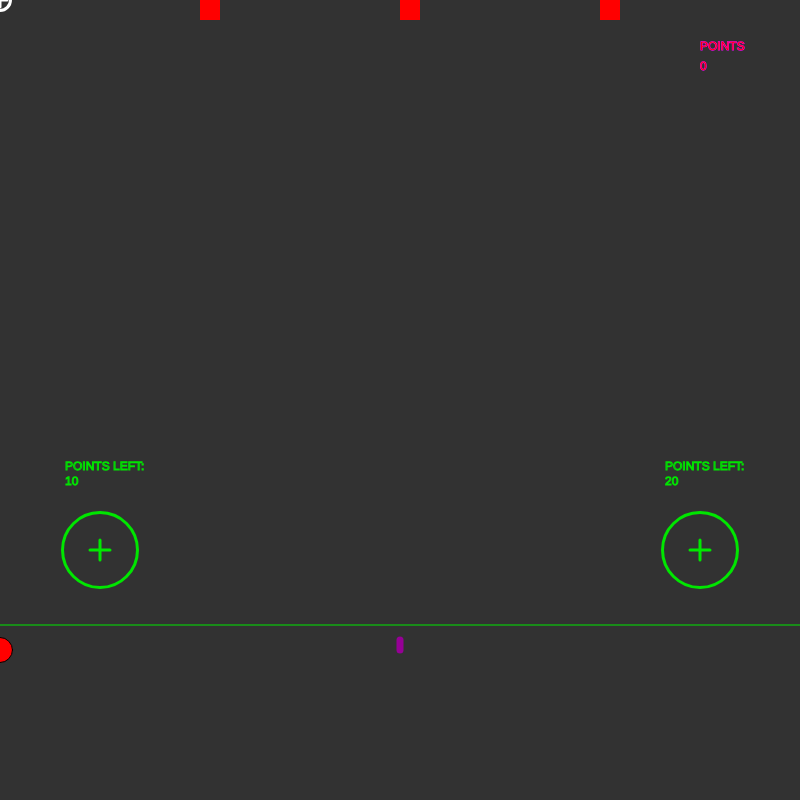
Frame 1 (no input)
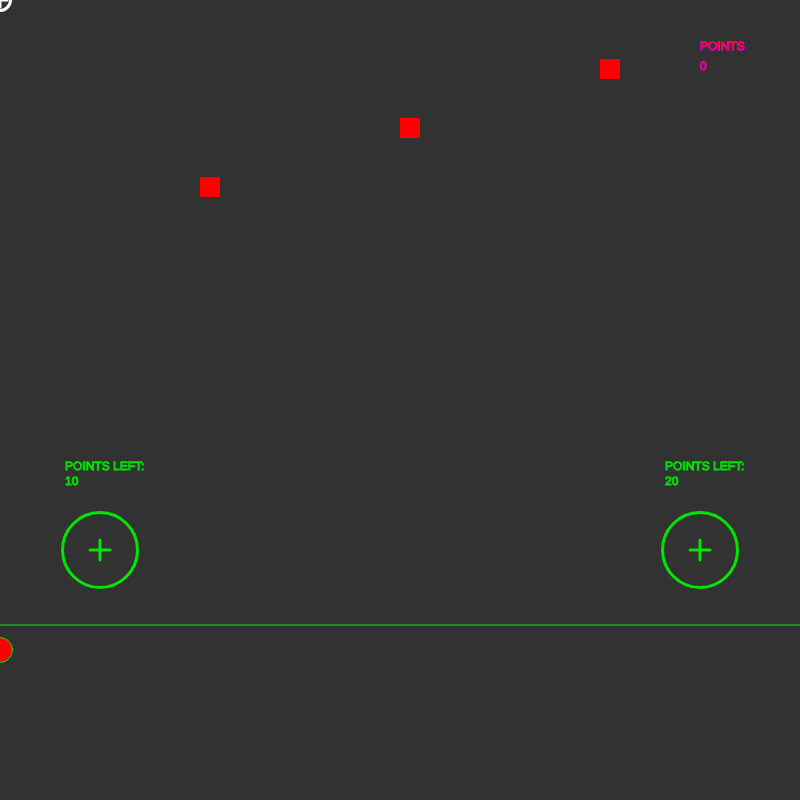
Frame 60 (no input)
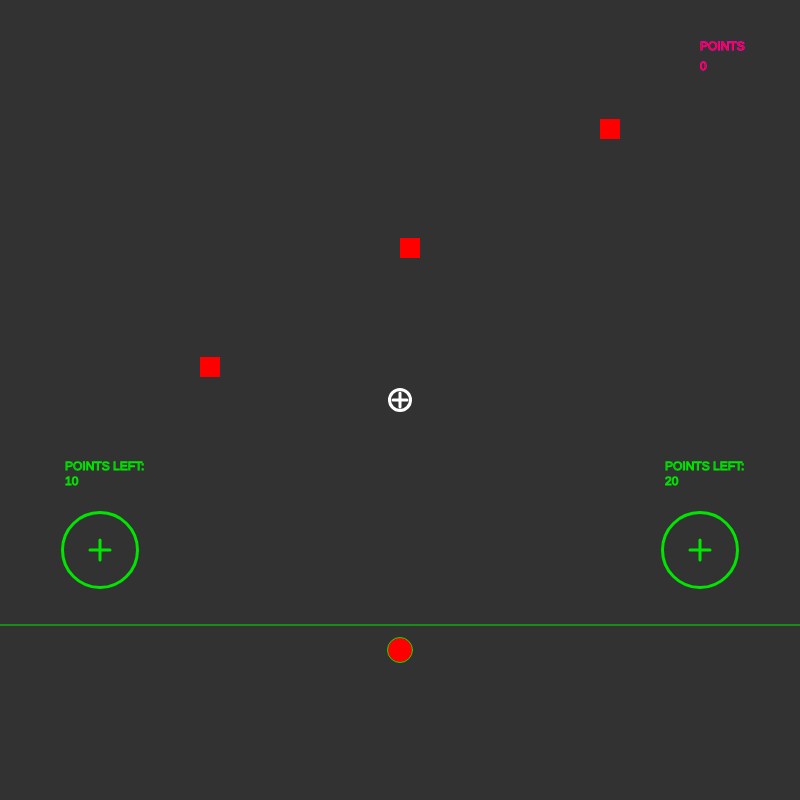
Frame 120 (the mouse pressed at the canvas centre since frame 60)

The p5.js sketch that drew these frames (run headless with seeded random() and noise() and a simulated clock; from frame 60 on, the mouse is pressed at the canvas centre):

// p5.js sketch
// ── sketch.js
function setup() {
  createCanvas(800, 800);
  noCursor()
}

var laserX = 400
var laserY = 650
var ay = 0
var by = 0
var cy = 0
var ax = 200
var bx = 400
var cx = 600
var points =0

function draw() {
  background(50, 50, 50);
  fill(255, 0, 0)
  ellipse(mouseX, 650, 25, 25)
  stroke(0, 230, 0)
  line(0,625, 800, 625)
  stroke(150, 0, 150)
  strokeWeight(7)
  line(laserX, laserY, laserX, laserY-10)
  strokeWeight(1)
  laserY=laserY-30
  noStroke()
  rect(ax, ay, 20, 20)
  rect(bx, by, 20, 20)
  rect(cx, cy, 20, 20)
  ay=ay+3
  by=by+2
  cy=cy+1
  if(ay > 850){
    ay=-50
  }
  if(by > 850){
    by=-50
  }
  if(cy >850){
    cy=-50
  }
  if(ay > 625 && ay < 630){
    points=points-5
  }
   if(by > 625 && by < 627){
    points=points-5
  }
  if(cy > 625 && cy < 627){
    points=points-5
  }
  
  stroke(255, 0, 255)
  text(`POINTS`, 700, 50)
  text(points, 700, 70)
  noStroke()
  stroke(255, 255, 255)
  strokeWeight(3)
  line(mouseX, mouseY-7, mouseX, mouseY+7)
  line(mouseX+7, mouseY, mouseX-7, mouseY)
  noFill()
  ellipse(mouseX, mouseY, 21,21)
  noStroke()
  stroke(0, 230, 0)
  ellipse(100, 550, 75, 75)
  ellipse(700, 550, 75, 75)
  line(100, 560, 100, 540)
  line(90, 550, 110, 550)
  line(700, 560, 700, 540)
  line(690, 550, 710, 550)
  strokeWeight(1)
  text(`POINTS LEFT:`, 65, 470)
  text(`POINTS LEFT:`, 665, 470)
  text(10-points, 65, 485)
  text(20-points, 665, 485)
     
     
  if(laserX<ax+20 && laserX>ax && laserY<ay){
    ay=-50
    ax=random(200, 600)
    laserY=900
    laserX=900
    points= points+1
  }
  if(laserX<bx+20 && laserX>bx && laserY<by){
    by=-50
    bx=random(200, 600)
    laserY=900
    laserX=900
    points= points+1
  }
  if(laserX<cx+20 && laserX>cx && laserY<cy){
    cy=-50
    cx=random(200, 600)
    laserY=900
    laserX=900
    points= points+1
  }
  
  
}

function mousePressed(){
  laserX=mouseX
  laserY=650
  
}
